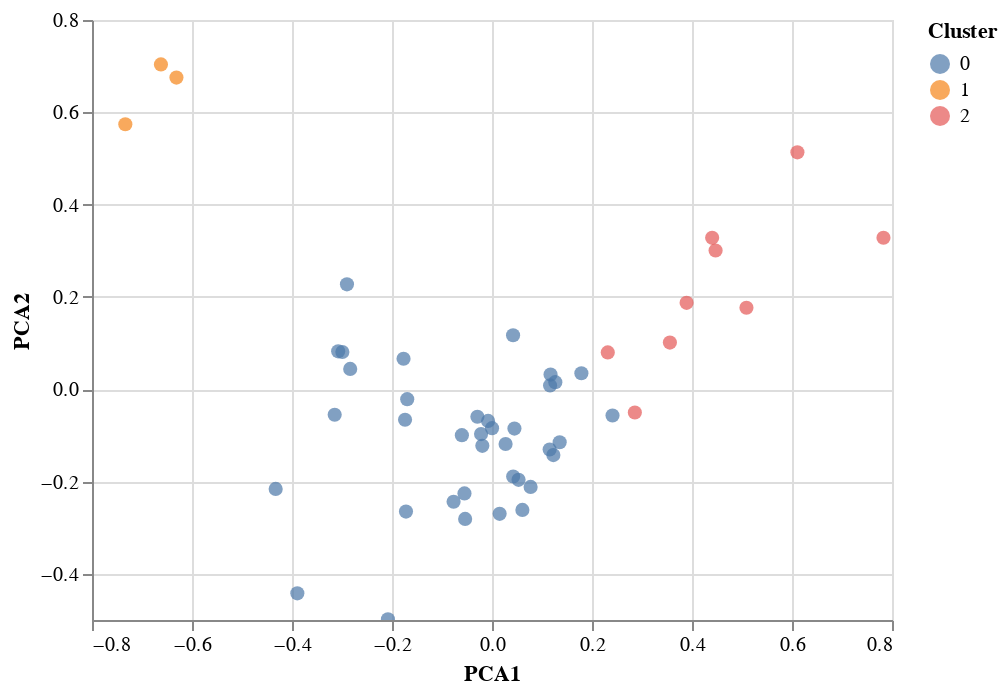

Source (notebook cell):
### Code cell
chart = alt.Chart(cluster_PCA).mark_circle(size=50).encode(
    x='PCA1',
    y='PCA2',
    color='Cluster:N',
    tooltip=['State', 'Frequency', 'Percentage']
).interactive()

chart.save('../report/assets/pca-cluster.html')

chart

### Figure 1 — Vega-Lite specification as saved in the notebook (floating-point values rounded to 4 significant figures)
{"config": {"view": {"continuousWidth": 400, "continuousHeight": 300}}, "data": {"name": "data-c1538fa34d4fc59b970be742b367a636"}, "mark": {"type": "circle", "size": 50}, "encoding": {"color": {"field": "Cluster", "type": "nominal"}, "tooltip": [{"field": "State", "type": "nominal"}, {"field": "Frequency", "type": "nominal"}, {"field": "Percentage", "type": "nominal"}], "x": {"field": "PCA1", "type": "quantitative"}, "y": {"field": "PCA2", "type": "quantitative"}}, "selection": {"selector001": {"type": "interval", "bind": "scales", "encodings": ["x", "y"]}}, "$schema": "https://vega.github.io/schema/vega-lite/v4.17.0.json", "datasets": {"data-c1538fa34d4fc59b970be742b367a636": [{"PCA1": 0.04488, "PCA2": -0.08521, "State": "Alabama", "Frequency": "12,470", "Percentage": "0.7%", "Cluster": 0}, {"PCA1": 0.2315, "PCA2": 0.07985, "State": "Alaska", "Frequency": "7,680", "Percentage": "0.4%", "Cluster": 2}, {"PCA1": 8.916e-05, "PCA2": -0.08431, "State": "Arizona", "Frequency": "133,455", "Percentage": "7.7%", "Cluster": 0}, {"PCA1": -0.06022, "PCA2": -0.09956, "State": "Arkansas", "Frequency": "12,144", "Percentage": "0.7%", "Cluster": 0}, {"PCA1": -0.4327, "PCA2": -0.216, "State": "California", "Frequency": "133,017", "Percentage": "7.7%", "Cluster": 0}, {"PCA1": -0.007811, "PCA2": -0.06861, "State": "Colorado", "Frequency": "54,354", "Percentage": "3.2%", "Cluster": 0}, {"PCA1": 0.04214, "PCA2": 0.1171, "State": "Connecticut", "Frequency": "62,440", "Percentage": "3.6%", "Cluster": 0}, {"PCA1": 0.1788, "PCA2": 0.03457, "State": "Delaware", "Frequency": "7,635", "Percentage": "0.4%", "Cluster": 0}, {"PCA1": 0.6108, "PCA2": 0.5132, "State": "District_Columbia", "Frequency": "4,348", "Percentage": "0.3%", "Cluster": 2}, {"PCA1": 0.4472, "PCA2": 0.3007, "State": "Florida", "Frequency": "30,006", "Percentage": "1.7%", "Cluster": 2}, {"PCA1": -0.2081, "PCA2": -0.4984, "State": "Georgia", "Frequency": "40,232", "Percentage": "2.3%", "Cluster": 0}, {"PCA1": -0.2901, "PCA2": 0.2273, "State": "Hawaii", "Frequency": "8,187", "Percentage": "0.5%", "Cluster": 0}, {"PCA1": 0.2857, "PCA2": -0.05046, "State": "Idaho", "Frequency": "7,583", "Percentage": "0.4%", "Cluster": 2}, {"PCA1": -0.2993, "PCA2": 0.0807, "State": "Illinois", "Frequency": "39,772", "Percentage": "2.3%", "Cluster": 0}, {"PCA1": 0.01527, "PCA2": -0.27, "State": "Indiana", "Frequency": "15,028", "Percentage": "0.9%", "Cluster": 0}, {"PCA1": 0.07721, "PCA2": -0.2116, "State": "Iowa", "Frequency": "23,151", "Percentage": "1.3%", "Cluster": 0}, {"PCA1": 0.04235, "PCA2": -0.189, "State": "Kansas", "Frequency": "3,954", "Percentage": "0.2%", "Cluster": 0}, {"PCA1": -0.6311, "PCA2": 0.6752, "State": "Kentucky", "Frequency": "66,189", "Percentage": "3.8%", "Cluster": 1}, {"PCA1": -0.3893, "PCA2": -0.4423, "State": "Louisiana", "Frequency": "14,192", "Percentage": "0.8%", "Cluster": 0}, {"PCA1": 0.1353, "PCA2": -0.115, "State": "Maine", "Frequency": "6,860", "Percentage": "0.4%", "Cluster": 0}, {"PCA1": -0.2836, "PCA2": 0.04409, "State": "Maryland", "Frequency": "30,143", "Percentage": "1.7%", "Cluster": 0}, {"PCA1": -0.05506, "PCA2": -0.2257, "State": "Massachusetts", "Frequency": "67,710", "Percentage": "3.9%", "Cluster": 0}, {"PCA1": -0.1696, "PCA2": -0.02157, "State": "Michigan", "Frequency": "72,108", "Percentage": "4.2%", "Cluster": 0}, {"PCA1": 0.02719, "PCA2": -0.1186, "State": "Minnesota", "Frequency": "51,636", "Percentage": "3.0%", "Cluster": 0}, {"PCA1": -0.3146, "PCA2": -0.05524, "State": "Mississippi", "Frequency": "4,464", "Percentage": "0.3%", "Cluster": 0}, {"PCA1": -0.3077, "PCA2": 0.08204, "State": "Missouri", "Frequency": "47,258", "Percentage": "2.7%", "Cluster": 0}, {"PCA1": -0.1739, "PCA2": -0.06616, "State": "Montana", "Frequency": "1,139", "Percentage": "0.1%", "Cluster": 0}, {"PCA1": 0.1161, "PCA2": 0.008324, "State": "Nebraska", "Frequency": "9,656", "Percentage": "0.6%", "Cluster": 0}, {"PCA1": -0.02922, "PCA2": -0.05958, "State": "Nevada", "Frequency": "8,653", "Percentage": "0.5%", "Cluster": 0}, {"PCA1": 0.4403, "PCA2": 0.328, "State": "NewHampshire", "Frequency": "2,630", "Percentage": "0.2%", "Cluster": 2}, {"PCA1": 0.1153, "PCA2": -0.1306, "State": "NewJersey", "Frequency": "87,474", "Percentage": "5.1%", "Cluster": 0}, {"PCA1": -0.6621, "PCA2": 0.7037, "State": "NewMexico", "Frequency": "1,926", "Percentage": "0.1%", "Cluster": 1}, {"PCA1": -0.172, "PCA2": -0.2651, "State": "NewYork", "Frequency": "258,940", "Percentage": "15.0%", "Cluster": 0}, {"PCA1": -0.7334, "PCA2": 0.5741, "State": "NorthCarolina", "Frequency": "165,041", "Percentage": "9.6%", "Cluster": 1}, {"PCA1": 0.3892, "PCA2": 0.1872, "State": "NorthDakota", "Frequency": "275", "Percentage": "0.0%", "Cluster": 2}, {"PCA1": 0.241, "PCA2": -0.05702, "State": "Ohio", "Frequency": "17,389", "Percentage": "1.0%", "Cluster": 0}, {"PCA1": -0.07684, "PCA2": -0.2438, "State": "Oklahoma", "Frequency": "12,780", "Percentage": "0.7%", "Cluster": 0}, {"PCA1": 0.5089, "PCA2": 0.1767, "State": "Pennsylvania", "Frequency": "26,520", "Percentage": "1.5%", "Cluster": 2}, {"PCA1": -0.1769, "PCA2": 0.06601, "State": "RhodeIsland", "Frequency": "10,654", "Percentage": "0.6%", "Cluster": 0}, {"PCA1": -0.05371, "PCA2": -0.2809, "State": "SouthCarolina", "Frequency": "33,001", "Percentage": "1.9%", "Cluster": 0}, {"PCA1": 0.1171, "PCA2": 0.03178, "State": "SouthDakota", "Frequency": "16,397", "Percentage": "1.0%", "Cluster": 0}, {"PCA1": 0.05312, "PCA2": -0.1962, "State": "Tennessee", "Frequency": "17,537", "Percentage": "1.0%", "Cluster": 0}, {"PCA1": 0.1267, "PCA2": 0.01525, "State": "Texas", "Frequency": "34,162", "Percentage": "2.0%", "Cluster": 0}, {"PCA1": -0.02191, "PCA2": -0.09722, "State": "Utah", "Frequency": "17,100", "Percentage": "1.0%", "Cluster": 0}, {"PCA1": -0.01935, "PCA2": -0.1226, "State": "Vermont", "Frequency": "9,185", "Percentage": "0.5%", "Cluster": 0}, {"PCA1": 0.783, "PCA2": 0.3281, "State": "Virginia", "Frequency": "21,211", "Percentage": "1.2%", "Cluster": 2}, {"PCA1": 0.1227, "PCA2": -0.1427, "State": "Wisconsin", "Frequency": "6,873", "Percentage": "0.4%", "Cluster": 0}, {"PCA1": 0.3558, "PCA2": 0.1011, "State": "Wyoming", "Frequency": "5,166", "Percentage": "0.3%", "Cluster": 2}, {"PCA1": 0.06079, "PCA2": -0.2614, "State": "PuertoRico", "Frequency": "2,778", "Percentage": "0.2%", "Cluster": 0}]}}
